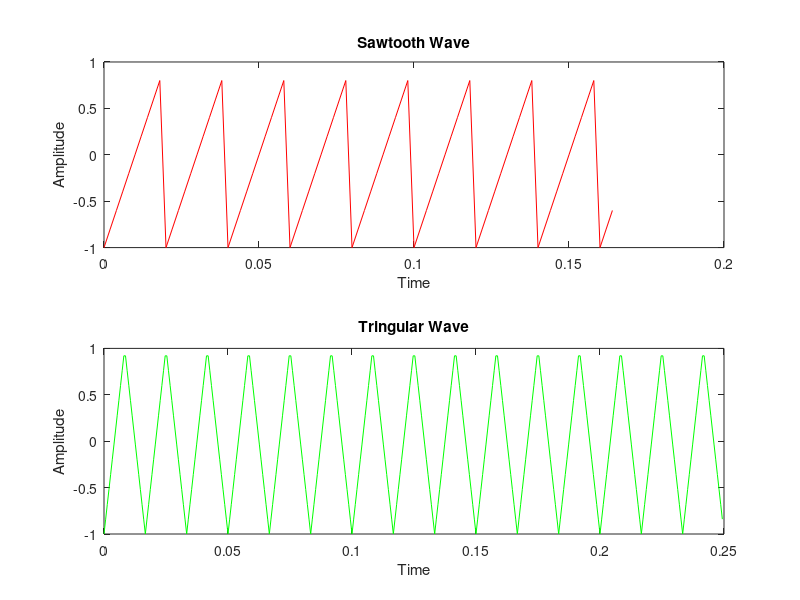

Here is the MATLAB script that generated this plot:
clc
clear all

subplot(2,1,1); %for 2nd row, 1st col, 1st position
s = 0:1/500:(5*(.5/15))-1/500; %5 period in 1 second, and sampling rate 0.5khz of 15hz fundamental freq/
x = sawtooth(2*pi*50*s);
plot(s,x,'r');
xlabel('Time');
ylabel('Amplitude');
title('Sawtooth Wave');

subplot(2,1,2); %for 2nd row, 1st col, 2nd position
T = 15*(1/60); %15 peeriod in 1 second
fs = 1500; %fundamental freq
t = 0:1/fs:T-1/fs; %sampling rate 0.5khz of 60hz fundamental freq/
D=0.5; %duty cycle 50%
y = sawtooth(2*pi*60*t,D); %function to draw tringular with duty cycle
plot(t,y,'g'); %plotiing function
xlabel('Time'); %show x-axes title
ylabel('Amplitude'); %show y-exes title
title('Tringular Wave');